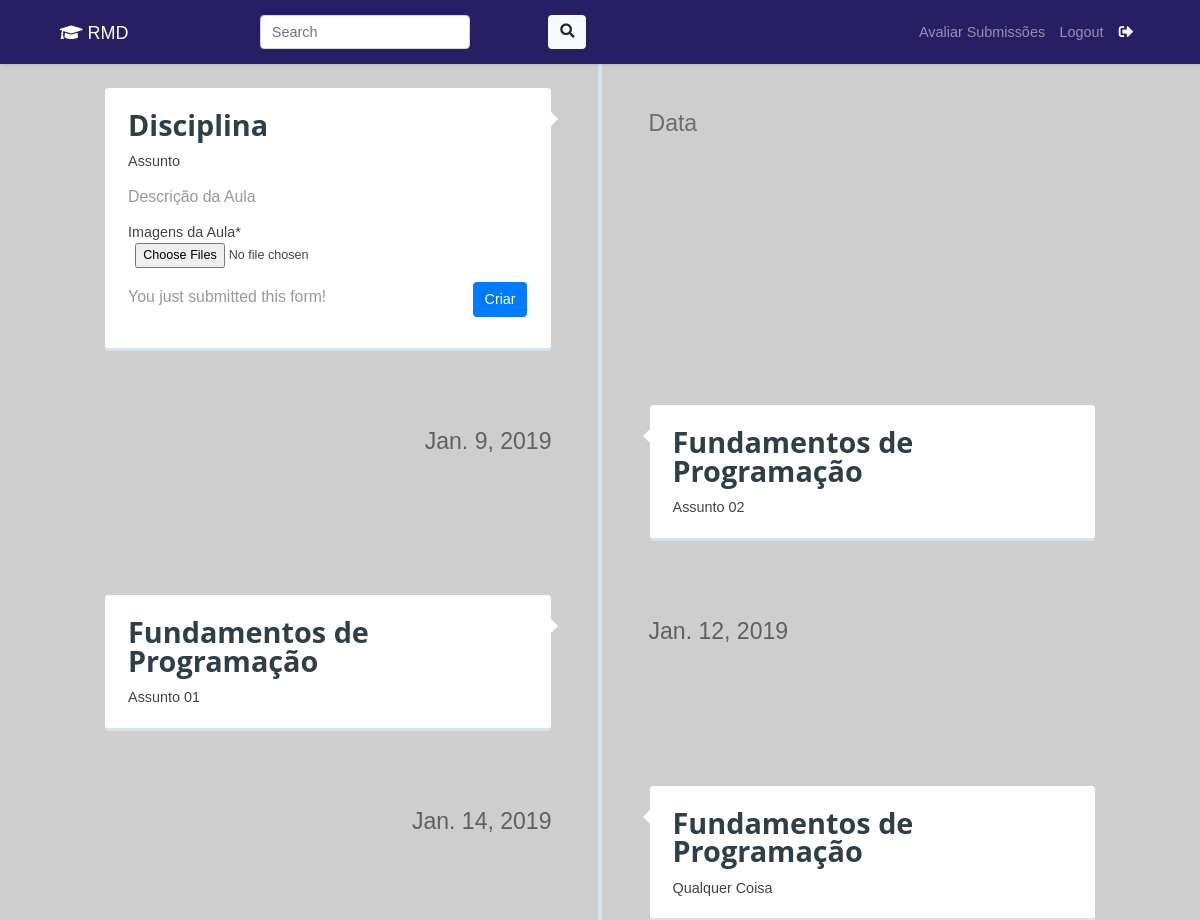
Page / (signed in, upper part) on the earlier database version.
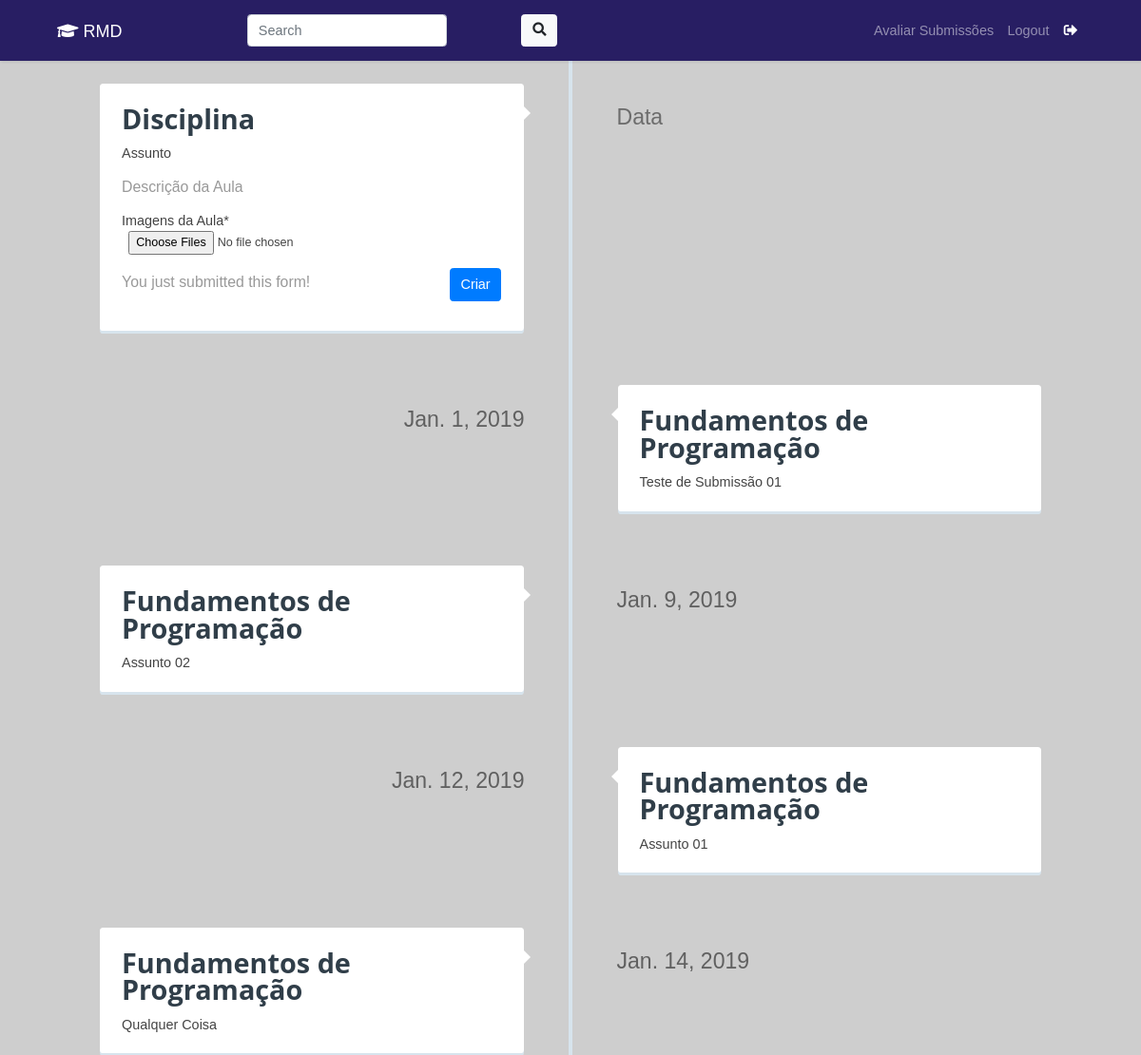
Same page on the later database version.
### home/models.py (models this page shows, shortened)
class Submission(models.Model):
	approved = models.BooleanField(default=False)
	description =  models.TextField(max_length=250)
	topic = models.CharField(max_length=100)
	submission_time = models.DateTimeField(auto_now_add=True)
	submission_date = models.DateField()
	subject = models.ForeignKey(Subject, on_delete=models.CASCADE, related_name="subject_submissions")
	uploader = models.ForeignKey(User, on_delete=models.DO_NOTHING, related_name="submissions")
	moderator = models.ForeignKey(ModerationOfSubjects, on_delete=models.DO_NOTHING, related_name="moderator", null=True)

class Subject(models.Model):
	name = models.CharField(max_length=100)
	course = models.CharField(max_length=150, default="Ciências da Computação")
	semester = models.CharField(max_length=2)
	student = models.ManyToManyField(User, related_name="subjects", null=True)
	class Meta:
		db_table = 'home_subject'
		managed =True

### home/views.py (the view)
# urls.py: path('', home, name='home'),
@login_required
def home(request):
    user_logged_in = request.user
    try:
        moderador = ModerationOfSubjects.objects.get(pk=user_logged_in.id)
    except ModerationOfSubjects.DoesNotExist:
        moderador = False
        print ("Não existe")
    if request.method == "POST":
        form = SubForm(request.POST or None, request.FILES or None)
        print (request.POST)
        print (request.FILES)
        print (form.is_valid())
        print (form)
        if form.is_valid():
            print ("Entrando...")
            submission = Submission()
            submission.subject = form.cleaned_data['subject']
            submission.submission_date = form.cleaned_data['class_date']
            submission.description = form.cleaned_data['description']
            submission.topic = form.cleaned_data['topic']
            submission.uploader = user_logged_in
            submission.save()
            for image in request.FILES.getlist('files'):
                file = File()
                file.file_image = image
                file.submission = submission
                file.save()
            return redirect ('home')
    else:
        form = SubForm(request.POST or None, request.FILES or None)
        form.fields['subject'].label = 'Disciplina'
        form.fields['topic'].label = 'Assunto'
        form.fields['class_date'].label = 'Data da Aula'
        form.fields['description'].label = 'Descrição'
        form.fields['files'].label = 'Imagens da Aula'
        notify = False
    subjects_dict = {"": ""}
    x=1
    for subject in user_logged_in.subjects.all():
        subjects_dict[subject.name] = subject.name
        x+=1
    subjects_dict["selected"] = ""
    json_data = {
        'submission_form' : form, #Formulário para Submissão
        'submissions': user_logged_in.submissions.filter(approved=True), #Apenas submissões já aprovadas
        'moderador': moderador,
        'subjects': json.dumps(subjects_dict),
        'notify': True,
        }
    return render(request, 'home.html', json_data)

### home/forms.py
class SubForm(forms.Form):
    subject = forms.ModelChoiceField(widget=forms.HiddenInput(), queryset=Subject.objects.all())
    topic = forms.CharField(widget=forms.HiddenInput(), max_length=100)
    class_date = forms.DateField(widget=forms.HiddenInput())
    description = forms.CharField(widget=forms.HiddenInput())
    files = forms.ImageField(widget=forms.FileInput(attrs={'id':'files','multiple':True}))
    files.widget.attrs.update({'class': 'form-control-files form-control-sm'})

### home/models.py (called while the page is built)
def my_callback(sender, **kwargs):
    print ("Request finished!")

### home/templates/home.html (shortened to what this page needs)
{% extends 'base.html' %}
{% load crispy_forms_tags %}
{% load static %}
{% block style %}
    <link rel="stylesheet" type="text/css" href="{% static 'lightbox2-master/src/css/lightbox.css' %}">
    <link rel="stylesheet" type="text/css" href="{% static 'css/timeline/reset.css' %}">
    <link rel="stylesheet" type="text/css" href="{% static 'css/timeline/style.css' %}">
    <link rel="stylesheet" type="text/css" href="{% static 'css/timeline/demo.css' %}">
    <link rel="stylesheet" type="text/css" href="{% static 'css/calendar/main.css' %}">
    <link rel="stylesheet" type="text/css" href="{% static 'jquery-ui/jquery-ui/jquery-ui.min.css' %}">
{% endblock %}
{% block content %}
    <section class="">
        <div class="cd-timeline__container">
            <div class="cd-timeline__block js-cd-block">
                <div class="cd-timeline__content js-cd-content">
                    <form id="formSub" method="POST" enctype="multipart/form-data"
                    onsubmit="return notifar();">
                        <h2 id="subject" class="editable-subject">Disciplina</h2>
                        <br>
                        <h3 class="editable-topic" id="topic">Assunto<h3>
                        <p id="description" class="autogrow">Descrição da Aula</p>
                        {{ submission_form.files|as_crispy_field }}
                        <input style="float:right;" type="submit" class="btn btn-primary" value="Criar">
                    </form>
                    {% if notify %}
                        <p id="notify-submission" >You just submitted this form!</p>
                    {% endif %}
                    <span class="cd-timeline__date datepicker">Data</span>
                </div>
            </div>
            {% for submission in submissions|dictsort:"submission_date" %}
                <div class="cd-timeline__block js-cd-block">
                    <div class="cd-timeline__content js-cd-content"  data-toggle="collapse" data-target="#{{submission.id}}">
                        <h2>{{submission.subject.name}}</h2>
                        <br>
                        <h3> {{submission.topic}} </h3>
                        <span class="cd-timeline__date">{{submission.submission_date}}</span>
                    </div>
                </div>
            {% endfor %}
        </div>
    </section>
{% endblock %}

Differences in the rows shown:
added Submission: subject.name "Fundamentos de Programação", topic "Teste de Submissão 01", submission_date "Jan. 1, 2019"
